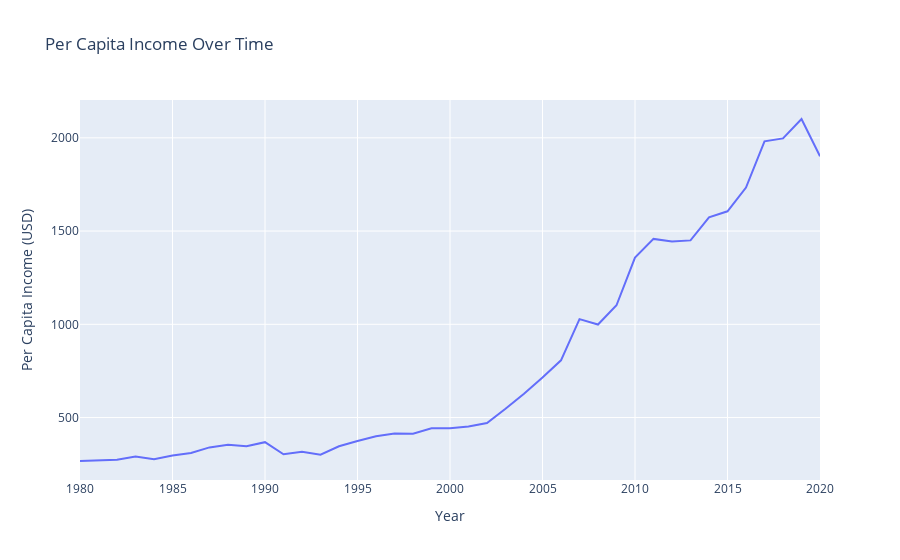

Notebook cell for this chart:
### Markdown cell above
The provided GDP percentage data reflects fluctuations in India's economic growth over a specified period.  

1. **Overview of Trends**  
The GDP growth rates show variability over the period analyzed:
   - Initial Growth Rates (First Few Years):
     - The early years show moderate growth rates ranging from 3% to 10%.
     - The highest recorded growth rate is 10%, indicating a strong economic performance during that period.
   - Stability and Fluctuations:
     - Most of the subsequent years display growth rates around 4% to 8%, suggesting periods of relative stability in economic performance.
     - The fluctuations indicate responsiveness to various internal and external economic factors.
2. **Notable Declines**
   - Negative Growth:
     - A significant observation is the negative growth rate of -8% at the end of the dataset.
     - This decline suggests a severe economic contraction or crisis that may have been influenced by factors such as global economic downturns or domestic challenges.
3. **Period-Wise Breakdown**
   - Early Growth Phase (Years with High Growth)
     - Years with growth rates above 6% indicate periods of robust economic activity:
       - These years likely correlate with strong consumer spending and investment in infrastructure and industries.
   - Moderate Growth Phase
     - Years showing consistent growth between 4% and 6% reflect stable economic conditions:
       - This phase is indicative of steady development but may also suggest that the economy was facing challenges in maintaining higher growth rates.
   - Crisis Phase
     - The negative growth at the end indicates a recessionary phase:
       - Factors contributing to this could include reduced consumer spending due to economic uncertainty or external shocks (e.g., financial crises).
4. **Implications for Economic Policy**
   - Understanding these trends is crucial for policymakers:
     - Periods of high growth may require policies to sustain momentum and prevent overheating.
     - Conversely, during downturns or periods of negative growth, stimulus measures may be necessary to revive economic activity.

### Code cell
# Create a line plot for per capita income
fig = px.line(india, x='year', y='percapitaincome', title='Per Capita Income Over Time',
              labels={'percapitaincome': 'Per Capita Income (USD)', 'year': 'Year'})

# Show the plot
fig.show()

### Figure 1 — Plotly figure (JSON) as saved in the notebook; plotly's stock layout.template omitted (floating-point values rounded to 4 significant figures)
{"data": [{"hovertemplate": "Year=%{x}<br>Per Capita Income (USD)=%{y}<extra></extra>", "legendgroup": "", "line": {"color": "#636efa", "dash": "solid"}, "marker": {"symbol": "circle"}, "mode": "lines", "name": "", "orientation": "v", "showlegend": false, "type": "scatter", "x": [1980, 1981, 1982, 1983, 1984, 1985, 1986, 1987, 1988, 1989, 1990, 1991, 1992, 1993, 1994, 1995, 1996, 1997, 1998, 1999, 2000, 2001, 2002, 2003, 2004, 2005, 2006, 2007, 2008, 2009, 2010, 2011, 2012, 2013, 2014, 2015, 2016, 2017, 2018, 2019, 2020], "xaxis": "x", "y": [267, 270, 274, 291, 277, 296, 310, 340, 354, 346, 368, 303, 317, 301, 346, 374, 400, 415, 413, 442, 443, 452, 471, 547, 628, 715, 807, 1028, 999, 1102, 1358, 1458, 1444, 1450, 1574, 1606, 1733, 1981, 1997, 2101, 1901], "yaxis": "y"}], "layout": {"legend": {"tracegroupgap": 0}, "title": {"text": "Per Capita Income Over Time"}, "xaxis": {"anchor": "y", "domain": [0, 1], "title": {"text": "Year"}}, "yaxis": {"anchor": "x", "domain": [0, 1], "title": {"text": "Per Capita Income (USD)"}}}}
